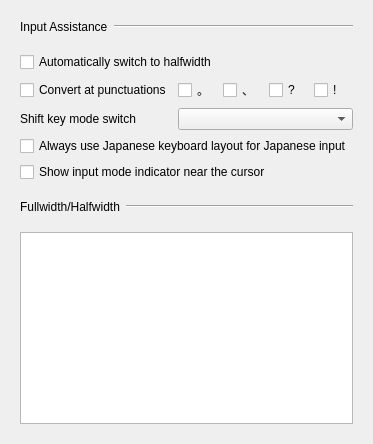
       <widget class="QWidget" name="inputSupportTab">
        <attribute name="title">
         <string>Advanced</string>
        </attribute>
        <layout class="QVBoxLayout" name="inputSupportTabLayout">
         <property name="spacing">
          <number>0</number>
         </property>
         <item>
          <widget class="QFrame" name="inputAssistanceHeader">
           <property name="frameShape">
            <enum>QFrame::Shape::NoFrame</enum>
           </property>
           <property name="class" stdset="0">
            <string>setting-group-header</string>
           </property>
           <layout class="QHBoxLayout" name="horizontalLayout_4">
            <item>
             <widget class="QLabel" name="autoCorrectionLable">
              <property name="text">
               <string>Input Assistance</string>
              </property>
             </widget>
            </item>
            <item>
             <widget class="Line" name="autoCorrectionLine_2">
              <property name="sizePolicy">
               <sizepolicy hsizetype="MinimumExpanding" vsizetype="Fixed">
                <horstretch>0</horstretch>
                <verstretch>0</verstretch>
               </sizepolicy>
              </property>
              <property name="orientation">
               <enum>Qt::Orientation::Horizontal</enum>
              </property>
              <property name="class" stdset="0">
               <string>setting-group-line</string>
              </property>
             </widget>
            </item>
           </layout>
          </widget>
         </item>
         <item>
          <widget class="QFrame" name="inputAssistanceGroup">
           <property name="frameShape">
            <enum>QFrame::Shape::NoFrame</enum>
           </property>
           <property name="class" stdset="0">
            <string>setting-group-layout</string>
           </property>
           <layout class="QGridLayout" name="gridLayout_9">
            <item row="0" column="0" colspan="7">
             <widget class="QCheckBox" name="autoSwitchCompositionMode">
              <property name="text">
               <string>Automatically switch to halfwidth</string>
              </property>
             </widget>
            </item>
            <item row="2" column="0" colspan="3">
             <widget class="QLabel" name="autoCorrectionLable_3">
              <property name="text">
               <string>Shift key mode switch</string>
              </property>
             </widget>
            </item>
            <item row="2" column="3" colspan="4">
             <widget class="QComboBox" name="shiftKeyModeSwitchComboBox">
              <property name="minimumSize">
               <size>
                <width>150</width>
                <height>0</height>
               </size>
              </property>
             </widget>
            </item>
            <item row="1" column="4">
             <widget class="QCheckBox" name="toutenCheckBox">
              <property name="maximumSize">
               <size>
                <width>45</width>
                <height>16777215</height>
               </size>
              </property>
              <property name="text">
               <string>、</string>
              </property>
             </widget>
            </item>
            <item row="1" column="5">
             <widget class="QCheckBox" name="questionMarkCheckBox">
              <property name="maximumSize">
               <size>
                <width>45</width>
                <height>16777215</height>
               </size>
              </property>
              <property name="text">
               <string>?</string>
              </property>
             </widget>
            </item>
            <item row="1" column="0" colspan="3">
             <widget class="QCheckBox" name="useAutoConversion">
              <property name="text">
               <string>Convert at punctuations</string>
              </property>
             </widget>
            </item>
            <item row="1" column="3">
             <widget class="QCheckBox" name="kutenCheckBox">
              <property name="maximumSize">
               <size>
                <width>45</width>
                <height>16777215</height>
               </size>
              </property>
              <property name="text">
               <string>。</string>
              </property>
             </widget>
            </item>
            <item row="1" column="6">
             <widget class="QCheckBox" name="exclamationMarkCheckBox">
              <property name="maximumSize">
               <size>
                <width>45</width>
                <height>16777215</height>
               </size>
              </property>
              <property name="text">
               <string>!</string>
              </property>
             </widget>
            </item>
            <item row="3" column="0" colspan="7">
             <widget class="QCheckBox" name="useJapaneseLayout">
              <property name="enabled">
               <bool>true</bool>
              </property>
              <property name="text">
               <string>Always use Japanese keyboard layout for Japanese input</string>
              </property>
             </widget>
            </item>
            <item row="4" column="0" colspan="7">
             <widget class="QCheckBox" name="useModeIndicator">
              <property name="enabled">
               <bool>true</bool>
              </property>
              <property name="text">
               <string>Show input mode indicator near the cursor</string>
              </property>
             </widget>
            </item>
           </layout>
          </widget>
         </item>
         <item>
          <widget class="QFrame" name="fullwidthHalfwidthHeader">
           <property name="frameShape">
            <enum>QFrame::Shape::NoFrame</enum>
           </property>
           <property name="class" stdset="0">
            <string>setting-group-header</string>
           </property>
           <layout class="QHBoxLayout" name="horizontalLayout_6">
            <item>
             <widget class="QLabel" name="autoCorrectionLable_2">
              <property name="text">
               <string>Fullwidth/Halfwidth</string>
              </property>
             </widget>
            </item>
            <item>
             <widget class="Line" name="halffullWidthLine">
              <property name="sizePolicy">
               <sizepolicy hsizetype="MinimumExpanding" vsizetype="Fixed">
                <horstretch>0</horstretch>
                <verstretch>0</verstretch>
               </sizepolicy>
              </property>
              <property name="orientation">
               <enum>Qt::Orientation::Horizontal</enum>
              </property>
              <property name="class" stdset="0">
               <string>setting-group-line</string>
              </property>
             </widget>
            </item>
           </layout>
          </widget>
         </item>
         <item>
          <widget class="QFrame" name="fullwidthHalfwidthGroup">
           <property name="frameShape">
            <enum>QFrame::Shape::NoFrame</enum>
           </property>
           <property name="class" stdset="0">
            <string>setting-group-layout</string>
           </property>
           <layout class="QVBoxLayout" name="verticalLayout_8">
            <item>
             <widget class="CharacterFormEditor" name="characterFormEditor">
              <property name="sizePolicy">
               <sizepolicy hsizetype="Expanding" vsizetype="Expanding">
                <horstretch>0</horstretch>
                <verstretch>0</verstretch>
               </sizepolicy>
              </property>
             </widget>
            </item>
           </layout>
          </widget>
         </item>
        </layout>
       </widget>
